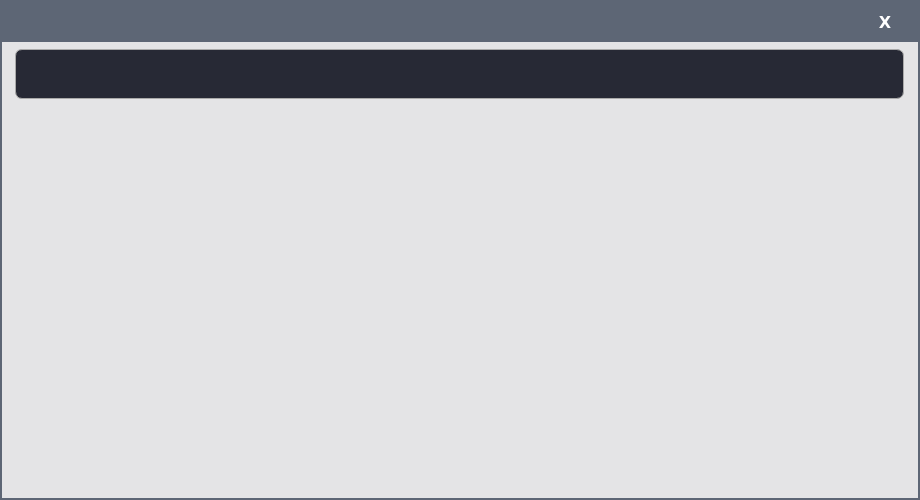
<?xml version="1.0" encoding="UTF-8"?>
<ui version="4.0">
 <class>KeyboardFrame</class>
 <widget class="QFrame" name="KeyboardFrame">
  <property name="geometry">
   <rect>
    <x>0</x>
    <y>0</y>
    <width>920</width>
    <height>500</height>
   </rect>
  </property>
  <property name="windowTitle">
   <string>Frame</string>
  </property>
  <property name="frameShape">
   <enum>QFrame::StyledPanel</enum>
  </property>
  <property name="frameShadow">
   <enum>QFrame::Raised</enum>
  </property>
  <widget class="QLabel" name="LABEL_BG">
   <property name="geometry">
    <rect>
     <x>0</x>
     <y>0</y>
     <width>920</width>
     <height>500</height>
    </rect>
   </property>
   <property name="styleSheet">
    <string notr="true">QLabel {
	border: 2px solid rgb(93, 102, 117);
	background: rgb(228, 228, 230);
}</string>
   </property>
   <property name="frameShape">
    <enum>QFrame::Box</enum>
   </property>
   <property name="lineWidth">
    <number>2</number>
   </property>
   <property name="text">
    <string/>
   </property>
  </widget>
  <widget class="CNX_KeyboardFrame" name="KEYBOARD">
   <property name="geometry">
    <rect>
     <x>15</x>
     <y>108</y>
     <width>892</width>
     <height>378</height>
    </rect>
   </property>
   <property name="styleSheet">
    <string notr="true">background: transparent;</string>
   </property>
   <property name="frameShape">
    <enum>QFrame::NoFrame</enum>
   </property>
   <property name="frameShadow">
    <enum>QFrame::Plain</enum>
   </property>
  </widget>
  <widget class="QFrame" name="TITLE">
   <property name="geometry">
    <rect>
     <x>0</x>
     <y>0</y>
     <width>920</width>
     <height>42</height>
    </rect>
   </property>
   <property name="styleSheet">
    <string notr="true">background: 2px solid rgb(93, 102, 117);</string>
   </property>
   <property name="frameShape">
    <enum>QFrame::NoFrame</enum>
   </property>
   <property name="frameShadow">
    <enum>QFrame::Raised</enum>
   </property>
   <property name="lineWidth">
    <number>1</number>
   </property>
   <widget class="QPushButton" name="BUTTON_CLOSE">
    <property name="geometry">
     <rect>
      <x>850</x>
      <y>0</y>
      <width>70</width>
      <height>44</height>
     </rect>
    </property>
    <property name="font">
     <font>
      <family>DejaVu Sans</family>
      <pointsize>12</pointsize>
      <weight>75</weight>
      <bold>true</bold>
     </font>
    </property>
    <property name="focusPolicy">
     <enum>Qt::NoFocus</enum>
    </property>
    <property name="styleSheet">
     <string notr="true">QPushButton {
	background: transparent;
	border: none;
	color: rgb(255,255,255);
}</string>
    </property>
    <property name="text">
     <string>X</string>
    </property>
   </widget>
  </widget>
  <widget class="QLineEdit" name="EDIT">
   <property name="geometry">
    <rect>
     <x>15</x>
     <y>49</y>
     <width>889</width>
     <height>50</height>
    </rect>
   </property>
   <property name="font">
    <font>
     <family>OpenSymbol</family>
     <pointsize>15</pointsize>
    </font>
   </property>
   <property name="styleSheet">
    <string notr="true">QToolButton {
	qproperty-icon: url(:/Common/edit/clear.png);
}

QLineEdit {
	background: transparent;
	background-color: rgb(39, 41, 53);
	border: 1px solid rgb(170, 170, 170);
	color: rgb(255, 255, 255);
	border-radius: 7px;
}
</string>
   </property>
   <property name="maxLength">
    <number>45</number>
   </property>
   <property name="clearButtonEnabled">
    <bool>true</bool>
   </property>
  </widget>
 </widget>
 <customwidgets>
  <customwidget>
   <class>CNX_KeyboardFrame</class>
   <extends>QFrame</extends>
   <header location="global">CNX_KeyboardFrame.h</header>
   <container>1</container>
  </customwidget>
 </customwidgets>
 <resources/>
 <connections/>
</ui>
